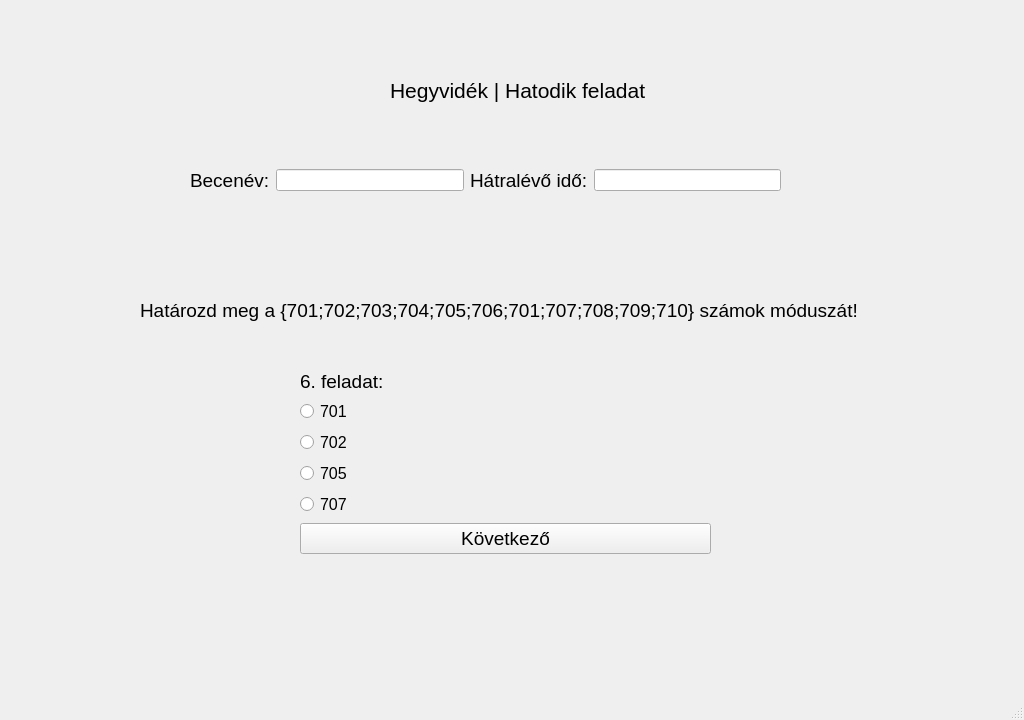
<?xml version="1.0" encoding="UTF-8"?>
<ui version="4.0">
 <class>ques1</class>
 <widget class="QMainWindow" name="ques1">
  <property name="geometry">
   <rect>
    <x>0</x>
    <y>0</y>
    <width>1024</width>
    <height>720</height>
   </rect>
  </property>
  <property name="windowTitle">
   <string>Játékos matematikai gyakorlóprogram</string>
  </property>
  <widget class="QWidget" name="centralwidget">
   <widget class="QLabel" name="label">
    <property name="geometry">
     <rect>
      <x>0</x>
      <y>-10</y>
      <width>1024</width>
      <height>720</height>
     </rect>
    </property>
    <property name="text">
     <string/>
    </property>
    <property name="pixmap">
     <pixmap>../szakdoga hátterek/game-background-cartoon-game-design-nature-asset-vector.jpg</pixmap>
    </property>
    <property name="scaledContents">
     <bool>true</bool>
    </property>
   </widget>
   <widget class="QLabel" name="label_4">
    <property name="geometry">
     <rect>
      <x>390</x>
      <y>70</y>
      <width>271</width>
      <height>41</height>
     </rect>
    </property>
    <property name="sizePolicy">
     <sizepolicy hsizetype="Expanding" vsizetype="Preferred">
      <horstretch>0</horstretch>
      <verstretch>0</verstretch>
     </sizepolicy>
    </property>
    <property name="font">
     <font>
      <pointsize>16</pointsize>
     </font>
    </property>
    <property name="cursor">
     <cursorShape>ArrowCursor</cursorShape>
    </property>
    <property name="text">
     <string>Hegyvidék | Hatodik feladat</string>
    </property>
   </widget>
   <widget class="QWidget" name="horizontalLayoutWidget">
    <property name="geometry">
     <rect>
      <x>190</x>
      <y>140</y>
      <width>591</width>
      <height>81</height>
     </rect>
    </property>
    <layout class="QHBoxLayout" name="horizontalLayout">
     <item>
      <widget class="QLabel" name="label_2">
       <property name="font">
        <font>
         <pointsize>14</pointsize>
        </font>
       </property>
       <property name="text">
        <string>Becenév:</string>
       </property>
      </widget>
     </item>
     <item>
      <widget class="QLineEdit" name="T1">
       <property name="sizePolicy">
        <sizepolicy hsizetype="Expanding" vsizetype="Fixed">
         <horstretch>0</horstretch>
         <verstretch>0</verstretch>
        </sizepolicy>
       </property>
      </widget>
     </item>
     <item>
      <widget class="QLabel" name="label_3">
       <property name="font">
        <font>
         <pointsize>14</pointsize>
        </font>
       </property>
       <property name="text">
        <string>Hátralévő idő:</string>
       </property>
      </widget>
     </item>
     <item>
      <widget class="QLineEdit" name="T2">
       <property name="sizePolicy">
        <sizepolicy hsizetype="Expanding" vsizetype="Fixed">
         <horstretch>0</horstretch>
         <verstretch>0</verstretch>
        </sizepolicy>
       </property>
      </widget>
     </item>
    </layout>
   </widget>
   <widget class="QWidget" name="formLayoutWidget">
    <property name="geometry">
     <rect>
      <x>300</x>
      <y>370</y>
      <width>411</width>
      <height>251</height>
     </rect>
    </property>
    <layout class="QFormLayout" name="formLayout">
     <property name="labelAlignment">
      <set>Qt::AlignLeading|Qt::AlignLeft|Qt::AlignTop</set>
     </property>
     <item row="1" column="0">
      <widget class="QLabel" name="label_5">
       <property name="font">
        <font>
         <pointsize>14</pointsize>
        </font>
       </property>
       <property name="text">
        <string>6. feladat:</string>
       </property>
      </widget>
     </item>
     <item row="2" column="0">
      <widget class="QRadioButton" name="R1">
       <property name="font">
        <font>
         <pointsize>12</pointsize>
        </font>
       </property>
       <property name="text">
        <string>701</string>
       </property>
      </widget>
     </item>
     <item row="3" column="0">
      <widget class="QRadioButton" name="R2">
       <property name="font">
        <font>
         <pointsize>12</pointsize>
        </font>
       </property>
       <property name="text">
        <string>702</string>
       </property>
      </widget>
     </item>
     <item row="4" column="0">
      <widget class="QRadioButton" name="R3">
       <property name="font">
        <font>
         <pointsize>12</pointsize>
        </font>
       </property>
       <property name="text">
        <string>705</string>
       </property>
      </widget>
     </item>
     <item row="6" column="0" colspan="2">
      <widget class="QPushButton" name="B1">
       <property name="font">
        <font>
         <pointsize>14</pointsize>
        </font>
       </property>
       <property name="text">
        <string>Következő</string>
       </property>
      </widget>
     </item>
     <item row="5" column="0">
      <widget class="QRadioButton" name="R4">
       <property name="font">
        <font>
         <pointsize>12</pointsize>
        </font>
       </property>
       <property name="text">
        <string>707</string>
       </property>
      </widget>
     </item>
    </layout>
   </widget>
   <widget class="QLabel" name="label_6">
    <property name="geometry">
     <rect>
      <x>140</x>
      <y>270</y>
      <width>731</width>
      <height>81</height>
     </rect>
    </property>
    <property name="font">
     <font>
      <pointsize>14</pointsize>
     </font>
    </property>
    <property name="text">
     <string>Határozd meg a {701;702;703;704;705;706;701;707;708;709;710} számok móduszát!</string>
    </property>
    <property name="scaledContents">
     <bool>true</bool>
    </property>
   </widget>
  </widget>
  <widget class="QMenuBar" name="menubar">
   <property name="geometry">
    <rect>
     <x>0</x>
     <y>0</y>
     <width>1024</width>
     <height>21</height>
    </rect>
   </property>
  </widget>
  <widget class="QStatusBar" name="statusbar"/>
 </widget>
 <resources/>
 <connections/>
</ui>
